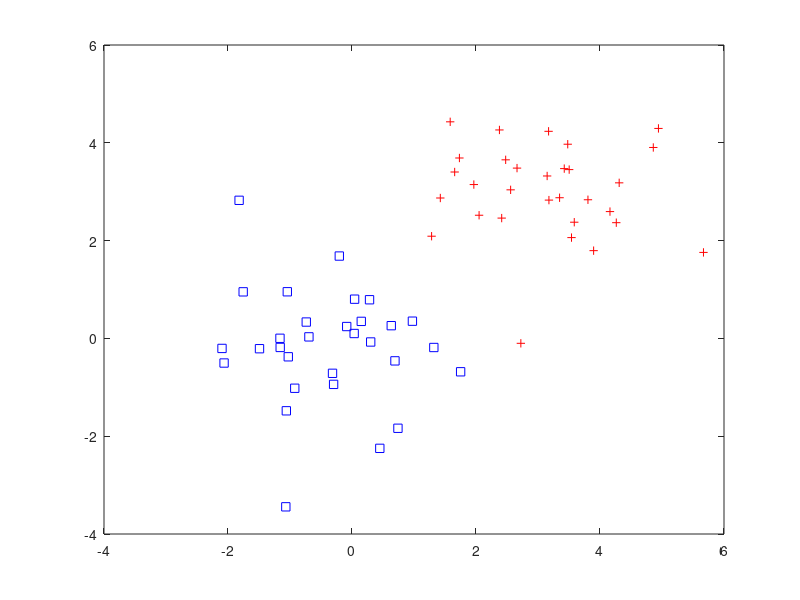

Recreate this plot in MATLAB. (Note: this script raises an error after producing the figure.)
clear all;
%if the code excuation is fail, please run again
n = 30;

%generate the x1 (class 1) data, 
%if you want try the new data, please comment the line 8, uncoment line 7
%x1 = randn(n,2);
load('analysis_linear_x1.mat');
%load('analysis_non_linear_x1.mat');
y1 = ones(n,1); 

%generate the x2 (class 2 )data
%if you want try the new data, please comment the line 15, uncoment line 14
%x2 = 3+randn(n,2);
load('analysis_linear_x2.mat');
%load('analysis_non_linear_x2.mat');
y2 = -ones(n,1);

figure; plot(x1(:,1),x1(:,2), 'bs')
hold on; plot(x2(:,1), x2(:,2),'r+');

%slack parameter
C = 1;

%combine two classes data for training
X_train = [x1;x2];
Y_train = [y1;y2];
%training process
[svm] = SVM_train(X_train,Y_train,C,'linear','smo');
plot(svm.X_sv(:,1),svm.X_sv(:,2),'ro');


%% test process
[x_test1,x_test2] = meshgrid(-7:0.05:7,-7:0.05:7);

[rows,cols] = size(x_test1);
nt = rows*cols;
X_1 = reshape(x_test1,1,nt)';
X_2 = reshape(x_test2,1,nt)';

%obtain the test X
Xt = [X_1,X_2];

%plot interior point method
w = (svm.alpha_sv'.*svm.Y_sv')*kernel('linear',svm.X_sv,Xt);
Y_est = sign(w + svm.b);
Yd = reshape(Y_est,rows,cols);
contour(x_test1,x_test2,Yd,[0,0],'ShowText','off');

title('Classficition result'); xlabel('X'); ylabel('Y');   

 

%% plot converge plot

% figure;
% plot(svm.outer);
% xlabel('iteration times')
% ylabel('alpha_{k+1} - alpha_k')
% title('SMO conerage rate plot');



